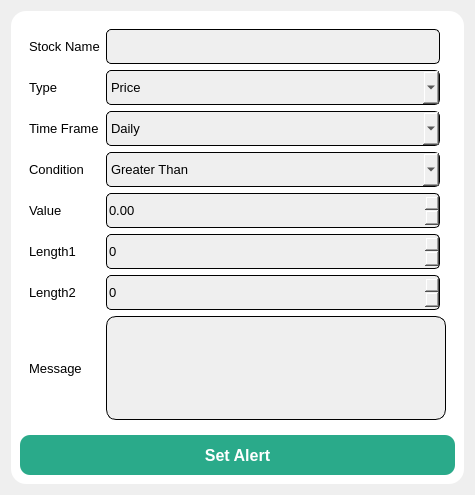
<?xml version="1.0" encoding="UTF-8"?>
<ui version="4.0">
 <class>dlgAlert</class>
 <widget class="QDialog" name="dlgAlert">
  <property name="geometry">
   <rect>
    <x>0</x>
    <y>0</y>
    <width>475</width>
    <height>495</height>
   </rect>
  </property>
  <property name="windowTitle">
   <string>Dialog</string>
  </property>
  <layout class="QVBoxLayout" name="verticalLayout">
   <item>
    <widget class="QFrame" name="frame_2">
     <property name="styleSheet">
      <string notr="true">QFrame{
	color: rgb(0, 0, 0);
	border-radius : 15px;
	background-color:  white;
}
</string>
     </property>
     <property name="frameShape">
      <enum>QFrame::StyledPanel</enum>
     </property>
     <property name="frameShadow">
      <enum>QFrame::Raised</enum>
     </property>
     <layout class="QGridLayout" name="gridLayout_2">
      <item row="0" column="0">
       <widget class="QFrame" name="frame">
        <property name="frameShape">
         <enum>QFrame::StyledPanel</enum>
        </property>
        <property name="frameShadow">
         <enum>QFrame::Raised</enum>
        </property>
        <layout class="QGridLayout" name="gridLayout">
         <item row="1" column="0">
          <widget class="QLabel" name="lblAlertType">
           <property name="font">
            <font>
             <pointsize>10</pointsize>
            </font>
           </property>
           <property name="text">
            <string>Type</string>
           </property>
          </widget>
         </item>
         <item row="5" column="2">
          <widget class="QSpinBox" name="sbLen1">
           <property name="minimumSize">
            <size>
             <width>0</width>
             <height>35</height>
            </size>
           </property>
           <property name="font">
            <font>
             <pointsize>10</pointsize>
            </font>
           </property>
           <property name="styleSheet">
            <string notr="true">QSpinBox{
	color: rgb(0, 0, 0);
	background-color: rgb(239, 239, 239);
	border : 1px solid black;
	border-radius : 5px;
}</string>
           </property>
           <property name="maximum">
            <number>5000</number>
           </property>
          </widget>
         </item>
         <item row="7" column="0">
          <widget class="QLabel" name="lblAlertMsg">
           <property name="font">
            <font>
             <pointsize>10</pointsize>
            </font>
           </property>
           <property name="text">
            <string>Message</string>
           </property>
          </widget>
         </item>
         <item row="4" column="0">
          <widget class="QLabel" name="lblAlertVal">
           <property name="font">
            <font>
             <pointsize>10</pointsize>
            </font>
           </property>
           <property name="text">
            <string>Value</string>
           </property>
          </widget>
         </item>
         <item row="2" column="0">
          <widget class="QLabel" name="lblTimeFrame">
           <property name="font">
            <font>
             <pointsize>10</pointsize>
            </font>
           </property>
           <property name="text">
            <string>Time Frame</string>
           </property>
          </widget>
         </item>
         <item row="3" column="0">
          <widget class="QLabel" name="lblAlertCond">
           <property name="font">
            <font>
             <pointsize>10</pointsize>
            </font>
           </property>
           <property name="text">
            <string>Condition</string>
           </property>
          </widget>
         </item>
         <item row="4" column="2">
          <widget class="QDoubleSpinBox" name="dsbAlertVal">
           <property name="minimumSize">
            <size>
             <width>0</width>
             <height>35</height>
            </size>
           </property>
           <property name="font">
            <font>
             <pointsize>10</pointsize>
            </font>
           </property>
           <property name="styleSheet">
            <string notr="true">QDoubleSpinBox{
	color: rgb(0, 0, 0);
	background-color: rgb(239, 239, 239);
	border : 1px solid black;
	border-radius : 5px;
}</string>
           </property>
           <property name="maximum">
            <double>10000000.000000000000000</double>
           </property>
          </widget>
         </item>
         <item row="1" column="2">
          <widget class="QComboBox" name="cmbAlertType">
           <property name="minimumSize">
            <size>
             <width>0</width>
             <height>35</height>
            </size>
           </property>
           <property name="font">
            <font>
             <pointsize>10</pointsize>
            </font>
           </property>
           <property name="styleSheet">
            <string notr="true">QComboBox{
	color: rgb(0, 0, 0);
	background-color: rgb(239, 239, 239);
	border : 1px solid black;
	border-radius : 5px;
}</string>
           </property>
           <item>
            <property name="text">
             <string>Price</string>
            </property>
           </item>
           <item>
            <property name="text">
             <string>MA</string>
            </property>
           </item>
           <item>
            <property name="text">
             <string>Price + EMA</string>
            </property>
           </item>
           <item>
            <property name="text">
             <string>Price + HMA</string>
            </property>
           </item>
          </widget>
         </item>
         <item row="3" column="2">
          <widget class="QComboBox" name="cmbAlertCond">
           <property name="minimumSize">
            <size>
             <width>0</width>
             <height>35</height>
            </size>
           </property>
           <property name="font">
            <font>
             <pointsize>10</pointsize>
            </font>
           </property>
           <property name="styleSheet">
            <string notr="true">QComboBox{
	color: rgb(0, 0, 0);
	background-color: rgb(239, 239, 239);
	border : 1px solid black;
	border-radius : 5px;
}</string>
           </property>
           <item>
            <property name="text">
             <string>Greater Than</string>
            </property>
           </item>
           <item>
            <property name="text">
             <string>Less Than</string>
            </property>
           </item>
          </widget>
         </item>
         <item row="0" column="0">
          <widget class="QLabel" name="lblStkName">
           <property name="font">
            <font>
             <pointsize>10</pointsize>
            </font>
           </property>
           <property name="text">
            <string>Stock Name</string>
           </property>
          </widget>
         </item>
         <item row="0" column="2">
          <widget class="QLineEdit" name="leStkName">
           <property name="minimumSize">
            <size>
             <width>0</width>
             <height>35</height>
            </size>
           </property>
           <property name="font">
            <font>
             <pointsize>10</pointsize>
            </font>
           </property>
           <property name="styleSheet">
            <string notr="true">QLineEdit{
	color: rgb(0, 0, 0);
	background-color: rgb(239, 239, 239);
	border : 1px solid black;
	border-radius : 5px;
}</string>
           </property>
           <property name="readOnly">
            <bool>true</bool>
           </property>
          </widget>
         </item>
         <item row="6" column="0">
          <widget class="QLabel" name="lblLen2">
           <property name="font">
            <font>
             <pointsize>10</pointsize>
            </font>
           </property>
           <property name="text">
            <string>Length2</string>
           </property>
          </widget>
         </item>
         <item row="6" column="2">
          <widget class="QSpinBox" name="sbLen2">
           <property name="minimumSize">
            <size>
             <width>0</width>
             <height>35</height>
            </size>
           </property>
           <property name="font">
            <font>
             <pointsize>10</pointsize>
            </font>
           </property>
           <property name="styleSheet">
            <string notr="true">QSpinBox{
	color: rgb(0, 0, 0);
	background-color: rgb(239, 239, 239);
	border : 1px solid black;
	border-radius : 5px;
}</string>
           </property>
           <property name="maximum">
            <number>5000</number>
           </property>
          </widget>
         </item>
         <item row="7" column="2" colspan="2">
          <widget class="QTextEdit" name="txteMsg">
           <property name="minimumSize">
            <size>
             <width>0</width>
             <height>50</height>
            </size>
           </property>
           <property name="font">
            <font>
             <pointsize>10</pointsize>
            </font>
           </property>
           <property name="styleSheet">
            <string notr="true">QTextEdit{
	color: rgb(0, 0, 0);
	background-color: rgb(239, 239, 239);
	border : 1px solid black;
	border-radius : 10px;
}</string>
           </property>
          </widget>
         </item>
         <item row="5" column="0">
          <widget class="QLabel" name="lblLen1">
           <property name="font">
            <font>
             <pointsize>10</pointsize>
            </font>
           </property>
           <property name="text">
            <string>Length1</string>
           </property>
          </widget>
         </item>
         <item row="2" column="2">
          <widget class="QComboBox" name="cmbTimeFrame">
           <property name="minimumSize">
            <size>
             <width>0</width>
             <height>35</height>
            </size>
           </property>
           <property name="font">
            <font>
             <pointsize>10</pointsize>
            </font>
           </property>
           <property name="styleSheet">
            <string notr="true">QComboBox{
	color: rgb(0, 0, 0);
	background-color: rgb(239, 239, 239);
	border : 1px solid black;
	border-radius : 5px;
}</string>
           </property>
           <item>
            <property name="text">
             <string>Daily</string>
            </property>
           </item>
           <item>
            <property name="text">
             <string>Weekly</string>
            </property>
           </item>
           <item>
            <property name="text">
             <string>Monthly</string>
            </property>
           </item>
          </widget>
         </item>
        </layout>
       </widget>
      </item>
      <item row="1" column="0">
       <widget class="QPushButton" name="btnSetAlert">
        <property name="minimumSize">
         <size>
          <width>0</width>
          <height>40</height>
         </size>
        </property>
        <property name="font">
         <font>
          <pointsize>12</pointsize>
          <bold>true</bold>
         </font>
        </property>
        <property name="styleSheet">
         <string notr="true">QPushButton{
	background-color: #2AAA8A;
	color: rgb(255, 255, 255);
	border-radius : 10px;
	padding: 5px;	
}

QPushButton:hover{
	background-color: rgb(46, 186, 151);
	color: rgb(0, 0, 0);
}</string>
        </property>
        <property name="text">
         <string>Set Alert</string>
        </property>
       </widget>
      </item>
     </layout>
    </widget>
   </item>
  </layout>
 </widget>
 <resources/>
 <connections/>
</ui>
